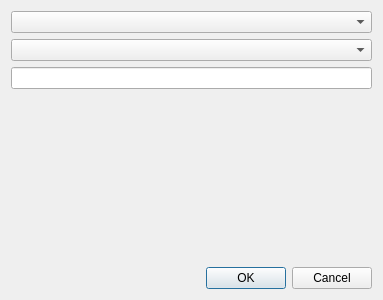
<?xml version="1.0" encoding="UTF-8"?>
<ui version="4.0">
 <class>FilterCreator</class>
 <widget class="QDialog" name="FilterCreator">
  <property name="geometry">
   <rect>
    <x>0</x>
    <y>0</y>
    <width>383</width>
    <height>300</height>
   </rect>
  </property>
  <property name="windowTitle">
   <string>Filter Creator</string>
  </property>
  <layout class="QGridLayout" name="gridLayout">
   <item row="0" column="0">
    <widget class="QComboBox" name="filterTypeComboBox"/>
   </item>
   <item row="1" column="0">
    <widget class="QComboBox" name="constraintComboBox"/>
   </item>
   <item row="3" column="0">
    <spacer name="verticalSpacer">
     <property name="orientation">
      <enum>Qt::Orientation::Vertical</enum>
     </property>
     <property name="sizeHint" stdset="0">
      <size>
       <width>20</width>
       <height>40</height>
      </size>
     </property>
    </spacer>
   </item>
   <item row="2" column="0">
    <widget class="QLineEdit" name="lineEdit"/>
   </item>
   <item row="4" column="0">
    <widget class="QDialogButtonBox" name="buttonBox">
     <property name="orientation">
      <enum>Qt::Orientation::Horizontal</enum>
     </property>
     <property name="standardButtons">
      <set>QDialogButtonBox::StandardButton::Cancel|QDialogButtonBox::StandardButton::Ok</set>
     </property>
    </widget>
   </item>
  </layout>
 </widget>
 <resources/>
 <connections>
  <connection>
   <sender>buttonBox</sender>
   <signal>accepted()</signal>
   <receiver>FilterCreator</receiver>
   <slot>accept()</slot>
   <hints>
    <hint type="sourcelabel">
     <x>248</x>
     <y>254</y>
    </hint>
    <hint type="destinationlabel">
     <x>157</x>
     <y>274</y>
    </hint>
   </hints>
  </connection>
  <connection>
   <sender>buttonBox</sender>
   <signal>rejected()</signal>
   <receiver>FilterCreator</receiver>
   <slot>reject()</slot>
   <hints>
    <hint type="sourcelabel">
     <x>316</x>
     <y>260</y>
    </hint>
    <hint type="destinationlabel">
     <x>286</x>
     <y>274</y>
    </hint>
   </hints>
  </connection>
 </connections>
</ui>
